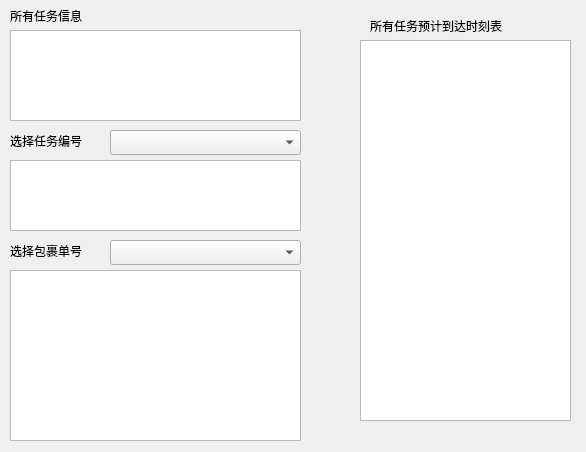
<?xml version="1.0" encoding="UTF-8"?>
<ui version="4.0">
 <class>TaskQueryWidget</class>
 <widget class="QWidget" name="TaskQueryWidget">
  <property name="geometry">
   <rect>
    <x>0</x>
    <y>0</y>
    <width>586</width>
    <height>452</height>
   </rect>
  </property>
  <property name="windowTitle">
   <string>Form</string>
  </property>
  <widget class="QTextBrowser" name="textBrowser_allTask">
   <property name="geometry">
    <rect>
     <x>10</x>
     <y>30</y>
     <width>291</width>
     <height>91</height>
    </rect>
   </property>
  </widget>
  <widget class="QTextBrowser" name="textBrowser_oneTask">
   <property name="geometry">
    <rect>
     <x>10</x>
     <y>160</y>
     <width>291</width>
     <height>71</height>
    </rect>
   </property>
  </widget>
  <widget class="QTextBrowser" name="textBrowser_oneParcel">
   <property name="geometry">
    <rect>
     <x>10</x>
     <y>270</y>
     <width>291</width>
     <height>171</height>
    </rect>
   </property>
  </widget>
  <widget class="QTextBrowser" name="textBrowser_taskTime">
   <property name="geometry">
    <rect>
     <x>360</x>
     <y>40</y>
     <width>211</width>
     <height>381</height>
    </rect>
   </property>
  </widget>
  <widget class="QComboBox" name="comboBox_taskSelect">
   <property name="geometry">
    <rect>
     <x>110</x>
     <y>130</y>
     <width>191</width>
     <height>25</height>
    </rect>
   </property>
  </widget>
  <widget class="QComboBox" name="comboBox_parcelSelect">
   <property name="geometry">
    <rect>
     <x>110</x>
     <y>240</y>
     <width>191</width>
     <height>25</height>
    </rect>
   </property>
  </widget>
  <widget class="QLabel" name="label">
   <property name="geometry">
    <rect>
     <x>10</x>
     <y>0</y>
     <width>91</width>
     <height>31</height>
    </rect>
   </property>
   <property name="text">
    <string>所有任务信息</string>
   </property>
  </widget>
  <widget class="QLabel" name="label_2">
   <property name="geometry">
    <rect>
     <x>10</x>
     <y>130</y>
     <width>91</width>
     <height>21</height>
    </rect>
   </property>
   <property name="text">
    <string>选择任务编号</string>
   </property>
  </widget>
  <widget class="QLabel" name="label_3">
   <property name="geometry">
    <rect>
     <x>10</x>
     <y>240</y>
     <width>91</width>
     <height>21</height>
    </rect>
   </property>
   <property name="text">
    <string>选择包裹单号</string>
   </property>
  </widget>
  <widget class="QLabel" name="label_4">
   <property name="geometry">
    <rect>
     <x>370</x>
     <y>10</y>
     <width>181</width>
     <height>31</height>
    </rect>
   </property>
   <property name="text">
    <string>所有任务预计到达时刻表</string>
   </property>
  </widget>
 </widget>
 <resources/>
 <connections/>
</ui>
